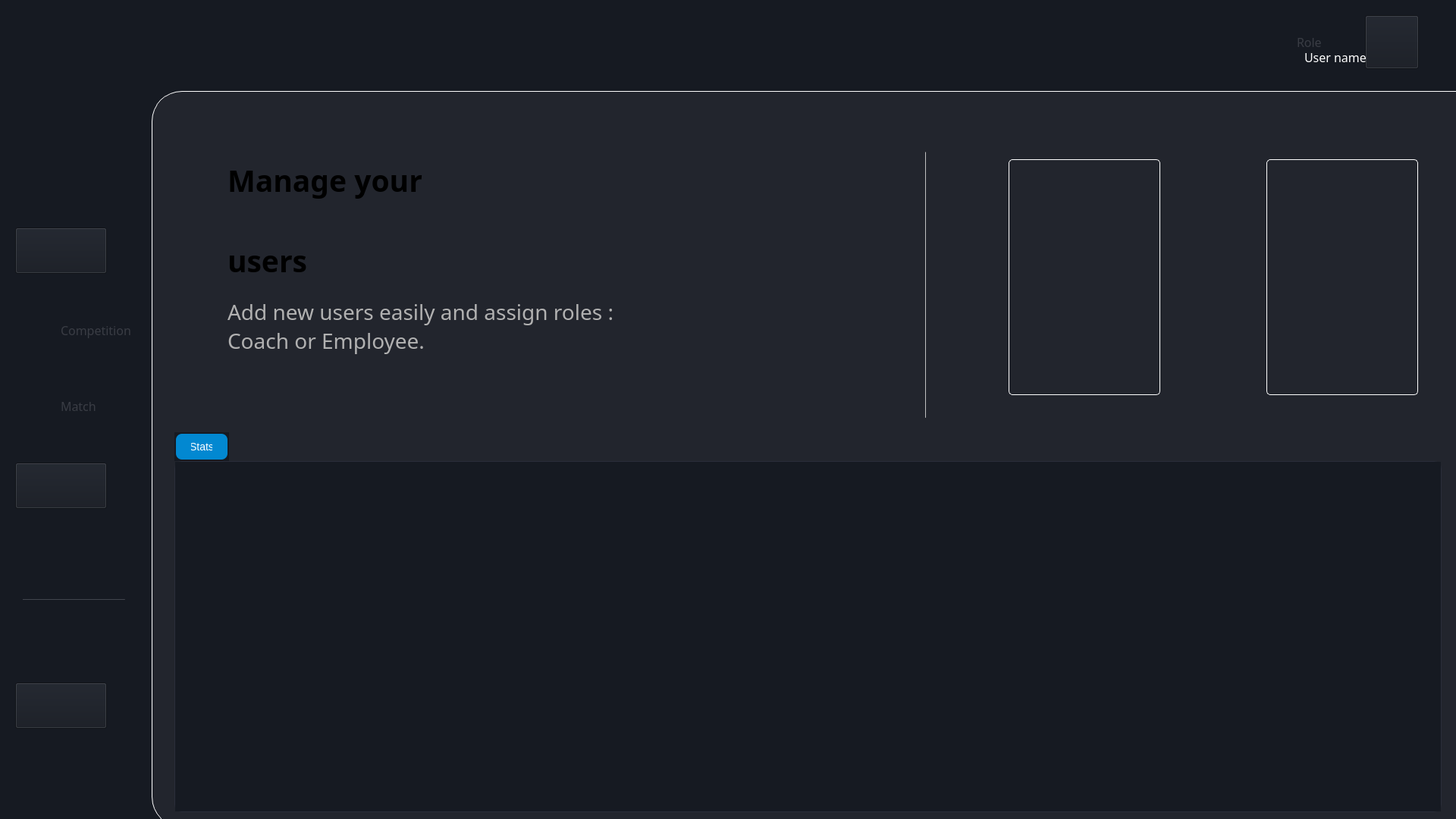
<?xml version="1.0" encoding="UTF-8"?>
<ui version="4.0">
 <class>EmployeeWindow</class>
 <widget class="QMainWindow" name="MainWindow">
  <property name="geometry">
   <rect>
    <x>0</x>
    <y>0</y>
    <width>1920</width>
    <height>1080</height>
   </rect>
  </property>
  <property name="windowTitle">
   <string>MainWindow</string>
  </property>
  <property name="styleSheet">
   <string notr="true">background-color: #161A22;</string>
  </property>
  <widget class="QWidget" name="centralwidget">
   <widget class="QTabWidget" name="tabWidget">
    <property name="geometry">
     <rect>
      <x>230</x>
      <y>570</y>
      <width>1671</width>
      <height>501</height>
     </rect>
    </property>
    <property name="styleSheet">
     <string notr="true">QTabWidget::pane {
 background: linear-gradient(135deg, #0F111A 0%, #1A1C2A 100%);
 border: 1px solid #2A2D3A;
 border-radius: 10px;
}
QTabBar::tab {
 background: #1E1F2D;
 color: #B0BEC5;
 padding: 10px 20px;
 margin: 2px;
 border-radius: 8px;
 font-size: 14px;
}
QTabBar::tab:selected {
 background: #0288D1;
 color: #FFFFFF;
}
QTabBar::tab:hover {
 background: #2A2D3A;
}</string>
    </property>
    <property name="currentIndex">
     <number>0</number>
    </property>
    <widget class="QWidget" name="tab_5">
     <attribute name="title">
      <string>Stats</string>
     </attribute>
     <widget class="QWidget" name="statsWidget" native="true">
      <property name="geometry">
       <rect>
        <x>10</x>
        <y>10</y>
        <width>1621</width>
        <height>600</height>
       </rect>
      </property>
      <property name="styleSheet">
       <string notr="true">background: linear-gradient(135deg, #0F111A 0%, #1A1C2A 100%);
border-radius: 10px;</string>
      </property>
     </widget>
    </widget>
   </widget>
   <widget class="QLabel" name="currentUserPhotoLabel">
    <property name="geometry">
     <rect>
      <x>1800</x>
      <y>30</y>
      <width>60</width>
      <height>60</height>
     </rect>
    </property>
    <property name="styleSheet">
     <string notr="true">background: #1E1F2D;
border: 1px solid #3A3D4A;
border-radius: 	30px;
box-shadow: 0 4px 10px rgba(0, 0, 0, 0.2);</string>
    </property>
    <property name="text">
     <string/>
    </property>
    <property name="scaledContents">
     <bool>true</bool>
    </property>
   </widget>
   <widget class="QWidget" name="widget_3" native="true">
    <property name="geometry">
     <rect>
      <x>200</x>
      <y>120</y>
      <width>1851</width>
      <height>971</height>
     </rect>
    </property>
    <property name="styleSheet">
     <string notr="true">background-color: #22252D;
border-radius:40px;
border: 1px solid #FFFFFF; /* Subtle blue-gray border */
</string>
    </property>
    <widget class="QPushButton" name="employeeButton">
     <property name="geometry">
      <rect>
       <x>1130</x>
       <y>90</y>
       <width>200</width>
       <height>311</height>
      </rect>
     </property>
     <property name="styleSheet">
      <string notr="true">background-color: transparent;
border-radius: 5px; /* Slightly rounded corners for a modern look */</string>
     </property>
     <property name="text">
      <string/>
     </property>
     <property name="icon">
      <iconset resource="../images.qrc">
       <normaloff>:/img/employee.png</normaloff>:/img/employee.png</iconset>
     </property>
     <property name="iconSize">
      <size>
       <width>500</width>
       <height>700</height>
      </size>
     </property>
    </widget>
    <widget class="QPushButton" name="coachButton">
     <property name="geometry">
      <rect>
       <x>1470</x>
       <y>90</y>
       <width>200</width>
       <height>311</height>
      </rect>
     </property>
     <property name="styleSheet">
      <string notr="true">background-color: transparent;
border-radius: 5px; /* Slightly rounded corners for a modern look */</string>
     </property>
     <property name="text">
      <string/>
     </property>
     <property name="icon">
      <iconset resource="../images.qrc">
       <normaloff>:/img/COACH.png</normaloff>:/img/COACH.png</iconset>
     </property>
     <property name="iconSize">
      <size>
       <width>500</width>
       <height>700</height>
      </size>
     </property>
    </widget>
   </widget>
   <widget class="QLabel" name="dashboard_7">
    <property name="geometry">
     <rect>
      <x>80</x>
      <y>420</y>
      <width>131</width>
      <height>31</height>
     </rect>
    </property>
    <property name="font">
     <font>
      <family>Franklin Gothic Book</family>
      <pointsize>12</pointsize>
     </font>
    </property>
    <property name="styleSheet">
     <string notr="true">background-color: transparent;
color:#393C44;</string>
    </property>
    <property name="text">
     <string>Competition</string>
    </property>
   </widget>
   <widget class="QLabel" name="dashboard_3">
    <property name="geometry">
     <rect>
      <x>80</x>
      <y>520</y>
      <width>71</width>
      <height>31</height>
     </rect>
    </property>
    <property name="font">
     <font>
      <family>Franklin Gothic Book</family>
      <pointsize>12</pointsize>
     </font>
    </property>
    <property name="styleSheet">
     <string notr="true">background-color: transparent;
color:#393C44;</string>
    </property>
    <property name="text">
     <string>Match</string>
    </property>
   </widget>
   <widget class="QLabel" name="label_17">
    <property name="geometry">
     <rect>
      <x>30</x>
      <y>420</y>
      <width>27</width>
      <height>27</height>
     </rect>
    </property>
    <property name="styleSheet">
     <string notr="true">background-color: transparent;</string>
    </property>
    <property name="text">
     <string/>
    </property>
    <property name="pixmap">
     <pixmap resource="../images.qrc">:/img/Vector.png</pixmap>
    </property>
    <property name="scaledContents">
     <bool>true</bool>
    </property>
   </widget>
   <widget class="QLabel" name="dashboard_2">
    <property name="geometry">
     <rect>
      <x>80</x>
      <y>320</y>
      <width>71</width>
      <height>31</height>
     </rect>
    </property>
    <property name="font">
     <font>
      <family>Franklin Gothic Book</family>
      <pointsize>12</pointsize>
     </font>
    </property>
    <property name="styleSheet">
     <string notr="true">background-color: transparent;
color:#393C44;</string>
    </property>
    <property name="text">
     <string>Player</string>
    </property>
   </widget>
   <widget class="QLabel" name="label_18">
    <property name="geometry">
     <rect>
      <x>30</x>
      <y>320</y>
      <width>35</width>
      <height>35</height>
     </rect>
    </property>
    <property name="styleSheet">
     <string notr="true">background-color: transparent;</string>
    </property>
    <property name="text">
     <string/>
    </property>
    <property name="pixmap">
     <pixmap resource="../images.qrc">:/img/Group 1.png</pixmap>
    </property>
    <property name="scaledContents">
     <bool>true</bool>
    </property>
   </widget>
   <widget class="QLabel" name="label_19">
    <property name="geometry">
     <rect>
      <x>30</x>
      <y>520</y>
      <width>34</width>
      <height>32</height>
     </rect>
    </property>
    <property name="styleSheet">
     <string notr="true">background-color: transparent;</string>
    </property>
    <property name="text">
     <string/>
    </property>
    <property name="pixmap">
     <pixmap resource="../images.qrc">:/img/Group 3.png</pixmap>
    </property>
    <property name="scaledContents">
     <bool>true</bool>
    </property>
   </widget>
   <widget class="QLabel" name="label">
    <property name="geometry">
     <rect>
      <x>50</x>
      <y>30</y>
      <width>85</width>
      <height>85</height>
     </rect>
    </property>
    <property name="text">
     <string/>
    </property>
    <property name="pixmap">
     <pixmap resource="../images.qrc">:/img/logo_football.png</pixmap>
    </property>
    <property name="scaledContents">
     <bool>true</bool>
    </property>
   </widget>
   <widget class="QLabel" name="dashboard_4">
    <property name="geometry">
     <rect>
      <x>80</x>
      <y>620</y>
      <width>71</width>
      <height>31</height>
     </rect>
    </property>
    <property name="font">
     <font>
      <family>Franklin Gothic Book</family>
      <pointsize>12</pointsize>
     </font>
    </property>
    <property name="styleSheet">
     <string notr="true">background-color: transparent;
color:#393C44;</string>
    </property>
    <property name="text">
     <string>Team</string>
    </property>
   </widget>
   <widget class="QLabel" name="label_21">
    <property name="geometry">
     <rect>
      <x>30</x>
      <y>620</y>
      <width>28</width>
      <height>29</height>
     </rect>
    </property>
    <property name="styleSheet">
     <string notr="true">background-color: transparent;</string>
    </property>
    <property name="text">
     <string/>
    </property>
    <property name="pixmap">
     <pixmap resource="../images.qrc">:/img/Group 2.png</pixmap>
    </property>
    <property name="scaledContents">
     <bool>true</bool>
    </property>
   </widget>
   <widget class="QLabel" name="dashboard_6">
    <property name="geometry">
     <rect>
      <x>80</x>
      <y>920</y>
      <width>71</width>
      <height>31</height>
     </rect>
    </property>
    <property name="font">
     <font>
      <family>Franklin Gothic Book</family>
      <pointsize>12</pointsize>
     </font>
    </property>
    <property name="styleSheet">
     <string notr="true">background-color: transparent;
color:#393C44;</string>
    </property>
    <property name="text">
     <string>Log Out</string>
    </property>
   </widget>
   <widget class="QLabel" name="label_22">
    <property name="geometry">
     <rect>
      <x>30</x>
      <y>920</y>
      <width>28</width>
      <height>29</height>
     </rect>
    </property>
    <property name="styleSheet">
     <string notr="true">background-color: transparent;</string>
    </property>
    <property name="text">
     <string/>
    </property>
    <property name="pixmap">
     <pixmap resource="../images.qrc">:/img/logout.png</pixmap>
    </property>
    <property name="scaledContents">
     <bool>true</bool>
    </property>
   </widget>
   <widget class="Line" name="line">
    <property name="geometry">
     <rect>
      <x>30</x>
      <y>790</y>
      <width>135</width>
      <height>1</height>
     </rect>
    </property>
    <property name="styleSheet">
     <string notr="true">background-color: #393C44;</string>
    </property>
    <property name="orientation">
     <enum>Qt::Orientation::Horizontal</enum>
    </property>
   </widget>
   <widget class="QPushButton" name="pushButton_4">
    <property name="geometry">
     <rect>
      <x>1867</x>
      <y>60</y>
      <width>16</width>
      <height>10</height>
     </rect>
    </property>
    <property name="styleSheet">
     <string notr="true">background-color: transparent;
border: 1px solid transparent ; /* Subtle border matching chart borders */
</string>
    </property>
    <property name="text">
     <string/>
    </property>
    <property name="icon">
     <iconset resource="../images.qrc">
      <normaloff>:/img/Vectorrrr.png</normaloff>:/img/Vectorrrr.png</iconset>
    </property>
   </widget>
   <widget class="QLabel" name="label_20">
    <property name="geometry">
     <rect>
      <x>300</x>
      <y>220</y>
      <width>471</width>
      <height>141</height>
     </rect>
    </property>
    <property name="font">
     <font>
      <family>Speedo</family>
      <pointsize>29</pointsize>
      <bold>true</bold>
     </font>
    </property>
    <property name="styleSheet">
     <string notr="true">background-color: transparent;</string>
    </property>
    <property name="text">
     <string>Manage your

users</string>
    </property>
   </widget>
   <widget class="QLabel" name="label_23">
    <property name="geometry">
     <rect>
      <x>300</x>
      <y>370</y>
      <width>561</width>
      <height>121</height>
     </rect>
    </property>
    <property name="font">
     <font>
      <family>Gill Sans Nova</family>
      <pointsize>21</pointsize>
      <italic>false</italic>
      <bold>false</bold>
     </font>
    </property>
    <property name="styleSheet">
     <string notr="true">background-color: transparent;
color: #B1B1B1;</string>
    </property>
    <property name="text">
     <string>Add new users easily and assign roles : 
Coach or Employee.</string>
    </property>
   </widget>
   <widget class="QLabel" name="label_2">
    <property name="geometry">
     <rect>
      <x>1030</x>
      <y>220</y>
      <width>140</width>
      <height>301</height>
     </rect>
    </property>
    <property name="styleSheet">
     <string notr="true">background-color: transparent;</string>
    </property>
    <property name="text">
     <string/>
    </property>
    <property name="pixmap">
     <pixmap resource="../images.qrc">:/img/ADDBACKG.png</pixmap>
    </property>
    <property name="scaledContents">
     <bool>true</bool>
    </property>
   </widget>
   <widget class="QPushButton" name="add_user">
    <property name="geometry">
     <rect>
      <x>1030</x>
      <y>230</y>
      <width>141</width>
      <height>281</height>
     </rect>
    </property>
    <property name="styleSheet">
     <string notr="true">background-color: transparent;
border-radius: 5px; /* Slightly rounded corners for a modern look */</string>
    </property>
    <property name="text">
     <string/>
    </property>
    <property name="icon">
     <iconset resource="../images.qrc">
      <normaloff>:/img/ADDICON.png</normaloff>:/img/ADDICON.png</iconset>
    </property>
   </widget>
   <widget class="Line" name="line_2">
    <property name="geometry">
     <rect>
      <x>1220</x>
      <y>200</y>
      <width>1</width>
      <height>351</height>
     </rect>
    </property>
    <property name="styleSheet">
     <string notr="true">background-color: rgb(168, 168, 168);</string>
    </property>
    <property name="orientation">
     <enum>Qt::Orientation::Vertical</enum>
    </property>
   </widget>
   <widget class="QPushButton" name="pushButton">
    <property name="geometry">
     <rect>
      <x>20</x>
      <y>900</y>
      <width>121</width>
      <height>61</height>
     </rect>
    </property>
    <property name="styleSheet">
     <string notr="true">background: linear-gradient(45deg, #0288D1 0%, #03A9F4 100%);
border-radius: 30px;
transition: background 0.3s, transform 0.2s;
}
QPushButton:hover {
 background: linear-gradient(45deg, #03A9F4 0%, #4FC3F7 100%);
 transform: scale(1.1);
}
QPushButton:pressed {
 background: linear-gradient(45deg, #01579B 0%, #0288D1 100%);
 transform: scale(0.9);
}</string>
    </property>
    <property name="text">
     <string/>
    </property>
    <property name="icon">
     <iconset>
      <normaloff>:/images/logout.png</normaloff>:/images/logout.png</iconset>
    </property>
    <property name="iconSize">
     <size>
      <width>40</width>
      <height>40</height>
     </size>
    </property>
   </widget>
   <widget class="QPushButton" name="profileButton">
    <property name="geometry">
     <rect>
      <x>1800</x>
      <y>20</y>
      <width>71</width>
      <height>71</height>
     </rect>
    </property>
    <property name="styleSheet">
     <string notr="true">background: linear-gradient(45deg, #0288D1 0%, #03A9F4 100%);
border-radius: 30px;
transition: background 0.3s, transform 0.2s;
}
QPushButton:hover {
 background: linear-gradient(45deg, #03A9F4 0%, #4FC3F7 100%);
 transform: scale(1.1);
}
QPushButton:pressed {
 background: linear-gradient(45deg, #01579B 0%, #0288D1 100%);
 transform: scale(0.9);
}</string>
    </property>
    <property name="text">
     <string/>
    </property>
    <property name="icon">
     <iconset>
      <normaloff>:/images/logout.png</normaloff>:/images/logout.png</iconset>
    </property>
    <property name="iconSize">
     <size>
      <width>40</width>
      <height>40</height>
     </size>
    </property>
   </widget>
   <widget class="QPushButton" name="teamButton">
    <property name="geometry">
     <rect>
      <x>20</x>
      <y>610</y>
      <width>121</width>
      <height>61</height>
     </rect>
    </property>
    <property name="styleSheet">
     <string notr="true">background: linear-gradient(45deg, #0288D1 0%, #03A9F4 100%);
border-radius: 30px;
transition: background 0.3s, transform 0.2s;
}
QPushButton:hover {
 background: linear-gradient(45deg, #03A9F4 0%, #4FC3F7 100%);
 transform: scale(1.1);
}
QPushButton:pressed {
 background: linear-gradient(45deg, #01579B 0%, #0288D1 100%);
 transform: scale(0.9);
}</string>
    </property>
    <property name="text">
     <string/>
    </property>
    <property name="icon">
     <iconset>
      <normaloff>:/images/logout.png</normaloff>:/images/logout.png</iconset>
    </property>
    <property name="iconSize">
     <size>
      <width>40</width>
      <height>40</height>
     </size>
    </property>
   </widget>
   <widget class="QLabel" name="dashboard_9">
    <property name="geometry">
     <rect>
      <x>1720</x>
      <y>60</y>
      <width>81</width>
      <height>31</height>
     </rect>
    </property>
    <property name="font">
     <font>
      <family>Franklin Gothic Book</family>
      <pointsize>12</pointsize>
      <bold>false</bold>
     </font>
    </property>
    <property name="styleSheet">
     <string notr="true">background-color: transparent;
color:white;</string>
    </property>
    <property name="text">
     <string>User name</string>
    </property>
   </widget>
   <widget class="QLabel" name="dashboard_8">
    <property name="geometry">
     <rect>
      <x>1710</x>
      <y>40</y>
      <width>71</width>
      <height>31</height>
     </rect>
    </property>
    <property name="font">
     <font>
      <family>Franklin Gothic Book</family>
      <pointsize>12</pointsize>
     </font>
    </property>
    <property name="styleSheet">
     <string notr="true">background-color: transparent;
color:#393C44;</string>
    </property>
    <property name="text">
     <string>Role</string>
    </property>
   </widget>
   <widget class="QPushButton" name="playerButton">
    <property name="geometry">
     <rect>
      <x>20</x>
      <y>300</y>
      <width>121</width>
      <height>61</height>
     </rect>
    </property>
    <property name="styleSheet">
     <string notr="true">background: linear-gradient(45deg, #0288D1 0%, #03A9F4 100%);
border-radius: 30px;
transition: background 0.3s, transform 0.2s;
}
QPushButton:hover {
 background: linear-gradient(45deg, #03A9F4 0%, #4FC3F7 100%);
 transform: scale(1.1);
}
QPushButton:pressed {
 background: linear-gradient(45deg, #01579B 0%, #0288D1 100%);
 transform: scale(0.9);
}</string>
    </property>
    <property name="text">
     <string/>
    </property>
    <property name="icon">
     <iconset>
      <normaloff>:/images/logout.png</normaloff>:/images/logout.png</iconset>
    </property>
    <property name="iconSize">
     <size>
      <width>40</width>
      <height>40</height>
     </size>
    </property>
   </widget>
   <zorder>widget_3</zorder>
   <zorder>tabWidget</zorder>
   <zorder>currentUserPhotoLabel</zorder>
   <zorder>dashboard_7</zorder>
   <zorder>dashboard_3</zorder>
   <zorder>label_17</zorder>
   <zorder>dashboard_2</zorder>
   <zorder>label_18</zorder>
   <zorder>label_19</zorder>
   <zorder>label</zorder>
   <zorder>dashboard_4</zorder>
   <zorder>label_21</zorder>
   <zorder>dashboard_6</zorder>
   <zorder>label_22</zorder>
   <zorder>line</zorder>
   <zorder>pushButton_4</zorder>
   <zorder>label_20</zorder>
   <zorder>label_23</zorder>
   <zorder>label_2</zorder>
   <zorder>add_user</zorder>
   <zorder>line_2</zorder>
   <zorder>pushButton</zorder>
   <zorder>profileButton</zorder>
   <zorder>teamButton</zorder>
   <zorder>dashboard_9</zorder>
   <zorder>dashboard_8</zorder>
   <zorder>playerButton</zorder>
  </widget>
 </widget>
 <resources>
  <include location="../images.qrc"/>
 </resources>
 <connections/>
</ui>
